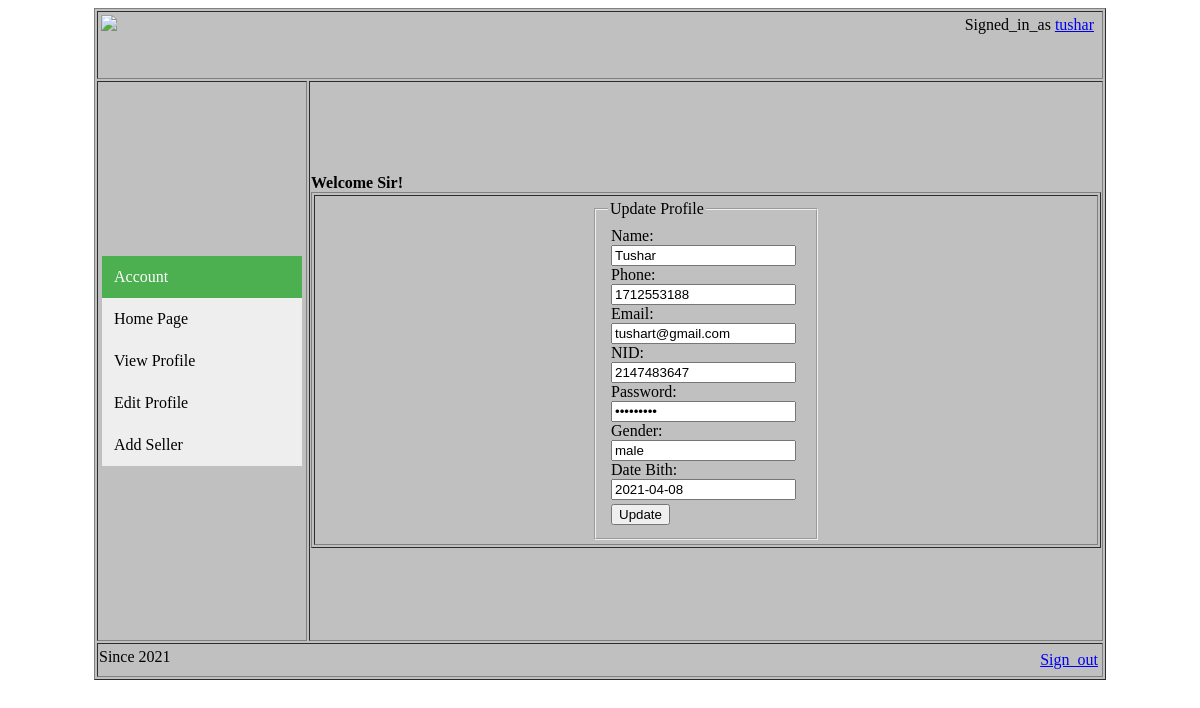
/Admin/view/edit_client_prof.php (signed in), run on the app's committed database.
### tables this page shows
CREATE TABLE `client` (
  `id` int(100) NOT NULL,
  `name` varchar(100) NOT NULL,
  `phone` int(100) NOT NULL,
  `email` varchar(100) NOT NULL,
  `nid` int(100) NOT NULL,
  `username` varchar(100) NOT NULL,
  `password` varchar(100) NOT NULL,
  `sname` varchar(100) NOT NULL,
  `gender` varchar(100) NOT NULL,
  `dob` varchar(100) NOT NULL,
  `pic` varchar(100) NOT NULL
);

### Admin/model/query.php (called while the page is built, shortened)
<?php
function get_id($username)
{
    $con= getConnection();
    $sql = "SELECT * FROM client WHERE username='{$username}'";
    $result = mysqli_query($con,$sql);
    return mysqli_fetch_assoc($result);
}
?>

### Admin/view/edit_client_prof.php (the view, shortened to what this page needs)
<?php
require_once('../model/query.php');
  $username = $_SESSION['username'];
  $user=get_id($username);
?>
<!DOCTYPE html>
<html>
<head>
  <link rel="stylesheet" type="text/css" href="../css/style.css">
</head>
<body>
	<form method="post">
	<table border="1" align="center">
		<tr>
			<td colspan="2">
             <img src="../pic/logo.png" height="60px" width="320px">
<table  align="right"  >
	<tr>
		<td>
			<label>Signed_in_as</label>
 <a href="viewprof.php">
<?php
 echo $_SESSION['username'];
 ?>
	</a>
</td>
<td>
</td>
</td>
</tr>
	</table>
		<tr>
			<td>
				<table>
				<tr>
<td class="vertical-menu">
  <a href="#" class="active">Account</a>
 <a href="sign_in_admin.php">Home&nbspPage</a>
  <a href="view_client_prof.php">View&nbspProfile</a>
 <a href="edit_client_prof.php">Edit&nbspProfile</a>
  <a href="client_reg_form.php">Add Seller</a>
  </td>
</table>
			<td>
				<b>Welcome Sir!</b> <table align="right"><table>
					<table border="1" align="center" width="790px">
						<tr>
<td>
	<div id="main_content">
		<table align="center"  width="30%">
			<tr>
				<td>
		<form method="post" action=""  >
			<fieldset>
				<legend>Update Profile</legend>
				<table align="center">
					<tr>
						<td>
	Name:<br>
<input type="text" name="name"  value="<?php echo $user['name']; ?>">
<br>
Phone:<br>
<input type="text" name="phone"  value="<?php echo $user['phone']; ?>">
Email:<br>
<input type="text" name="email"  value="<?php echo $user['email']; ?>">
NID:<br>
<input type="text" name="nid"  value="<?php echo $user['nid']; ?>">
<br>
Password:<br>
<input type="Password" name="password" class="txtField" value="<?php echo $user['password'];?>">
<br>
Gender:<br>
<input type="text" name="gender" class="txtField" value="<?php echo $user['gender'];?>">
<br>
Date Bith:<br>
<input type="text" name="dob"  value="<?php echo $user['dob']; ?>">
     </tr>
     <tr>
     	<td>
							<input type="submit" name="update" value="Update">
						</td>
					</tr>
				</table>
			</fieldset>
		</form>
	</div>
</td>
</tr>
</table>
     </td>
 </td>
						</tr>
         <tr>
			<td colspan="2" height="30px">
				Since 2021
				<table align="right">
					<td>
			<a href="../controller/logout.php">Sign_out</a>
			</td>
		</tr>
</body>
</html>

### Admin/css/style.css (style rules this page uses)
table { background-color: #C0C0C0; }
.vertical-menu { width: 200px; height: 550px; overflow-y: auto; }
.vertical-menu a { background-color: #eee; color: black; display: block; padding: 12px; text-decoration: none; }
.vertical-menu a.active { background-color: #4CAF50; color: white; }

### data on the page
client: name "Tushar", phone "1712553188", email "tushart@gmail.com", nid "2147483647", gender "male", dob "2021-04-08"

### other printed values
$_SESSION['username'] "tushar"
